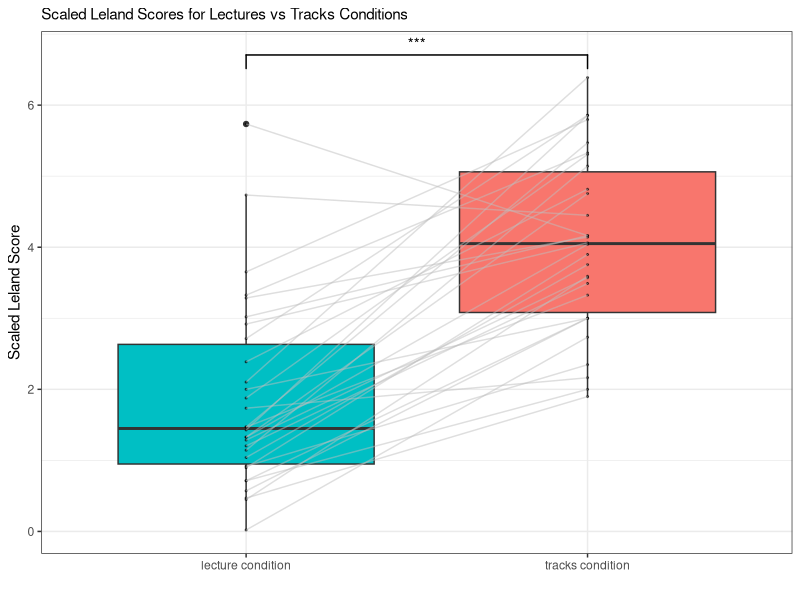
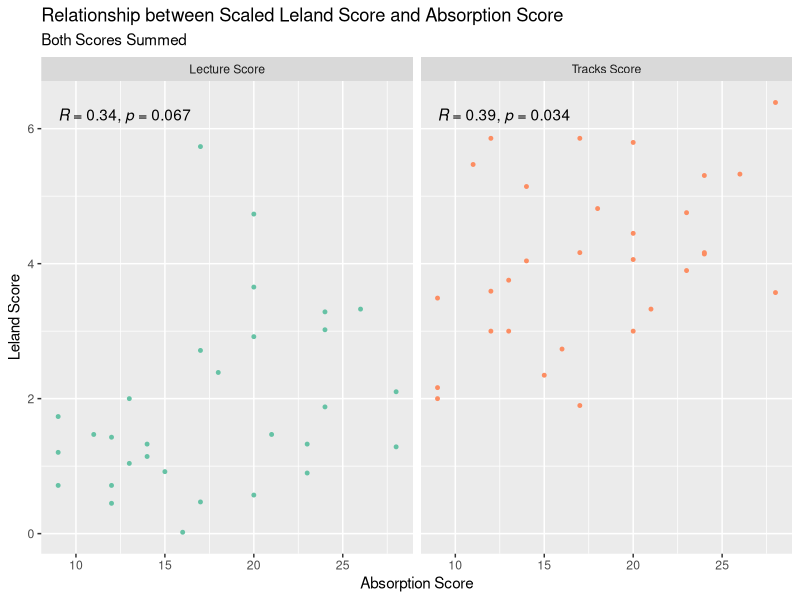
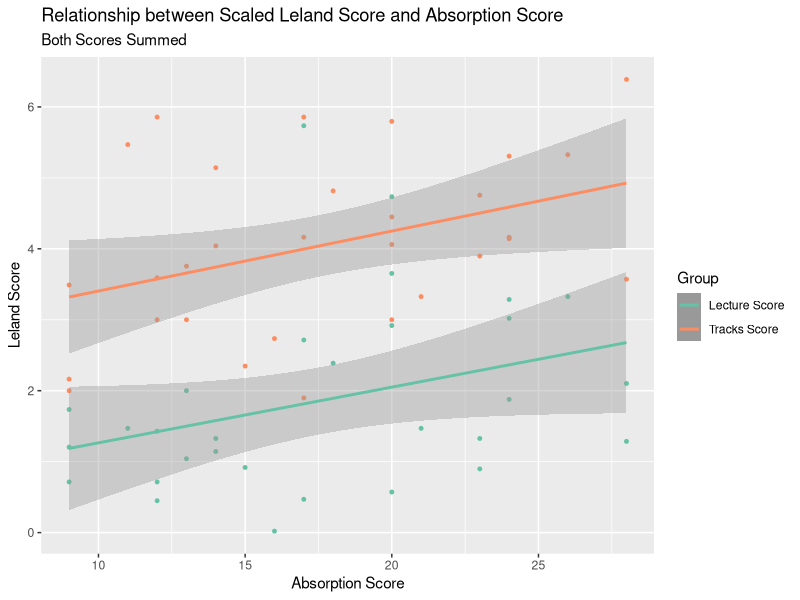
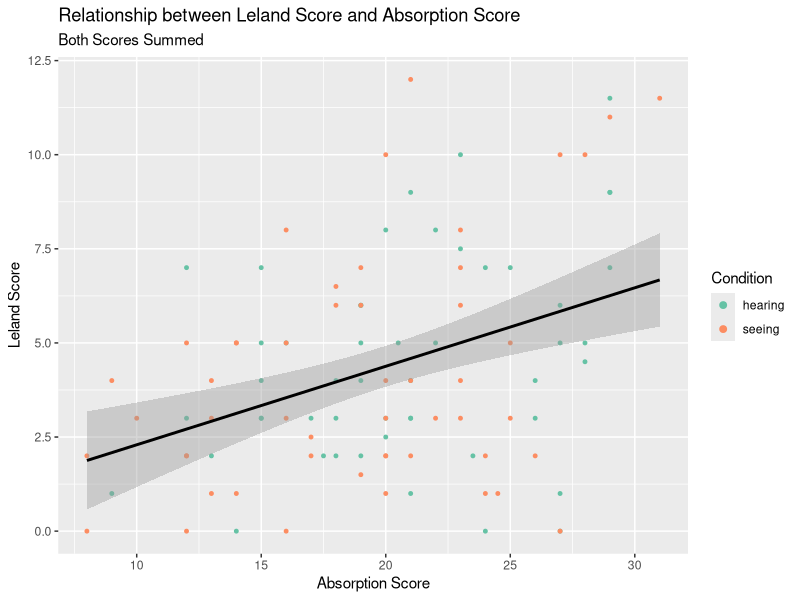
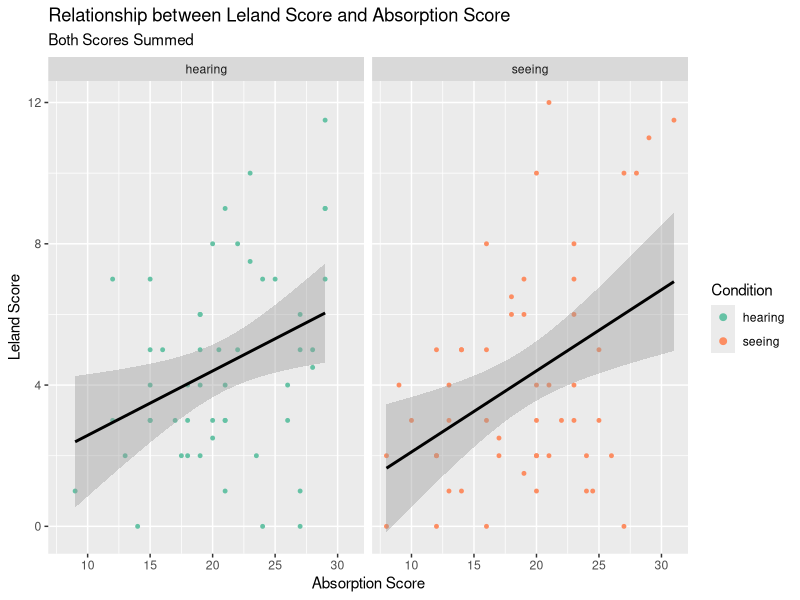

The R script that drew these images, in order:
## ---- chunk 1
#setting up file
knitr::opts_chunk$set(echo=F, warning=F, cache=F, message=F)
## ---- chunk 2
# loading necessary packages
library(tidyverse)
library(readxl)
library(ggpubr)
library(rstatix)
library(lme4)
library(lmerTest)
library(parameters)
library(ggsignif)
library(RColorBrewer)
## ---- chunk 3
# loading data study 1
s1 <- read_excel("leland_study1.xlsx", sheet = "study1_cleaned") %>%
   mutate(Age = as.numeric(Age))
## ---- chunk 4
# creating key 
key_s1 <- s1 %>% slice(1) %>% 
  mutate(across(everything(), as.character)) %>%
  pivot_longer(everything(), names_to = "qualtrics_question", values_to = "label")

# removing that first row from s1
s1 <- s1[-1,]

# filtering out people who didn't answer one (or more) of the sets of questions
# this leaves us with 30 participants
s1 <- s1 %>% subset(!(IndivID %in% c(1103, 1257, 1699, 1785))) 
## ---- chunk 5
# making absorption and Leland scores 
s1 <- s1 %>% 
  mutate(across((S1_Q10:S3_Q5_12), as.numeric)) %>% # making everything numeric again, many variables character type from labels
  mutate(absorption_score = rowSums(across(S1_Q10:S1_Q43), na.rm = T), # calculating absorption scores by summing
         leland_lecture_score = rowSums(across(c(S2_Q3_1:S2_Q3_5, S2_Q5_1:S2_Q5_8, S2_Q5_10, S2_Q5_12)), na.rm = T), # summing Leland lecture qs
         leland_tracks_score = rowSums(across(c(S3_Q3_1:S3_Q3_5, S3_Q5_1:S3_Q5_8, S2_Q5_10, S2_Q5_12)), na.rm = T)) #summing Leland tracks qs
## ---- chunk 6
# making a dataframe where all responses are scaled from 0-1
s1_scaled <- s1 %>% mutate(across(c(S2_Q3_1:S2_Q3_5, S2_Q5_1:S2_Q5_8, S2_Q5_10, S2_Q5_12), ~./7),
                           S2_Q4_1 = (S2_Q4_1 - 1)/9,
                           across(c(S3_Q3_1:S3_Q3_5, S3_Q5_1:S3_Q5_8, S2_Q5_10, S2_Q5_12), ~./7),
                           S3_Q4_1 = (S3_Q4_1 - 1)/9)

# summing scaled Leland scores
s1_scaled <- s1_scaled %>%
  mutate(leland_lecture_score_scaled = rowSums(across(c(S2_Q3_1:S2_Q3_5, S2_Q5_1:S2_Q5_8, S2_Q5_10, S2_Q5_12)), na.rm = T), # summing Leland lecture qs
         leland_tracks_score_scaled = rowSums(across(c(S3_Q3_1:S3_Q3_5, S3_Q5_1:S3_Q5_8, S2_Q5_10, S2_Q5_12)), na.rm = T)) #summing Leland tracks qs
## ---- chunk 7
# paired t-test on Leland questions MINUS peaceful question, but SCALED 
# maximum score of 15 (1pt/question, 15 questions)

## getting right data frame
s1_lelandt_scaled <- s1_scaled %>% 
  select(IndivID, leland_lecture_score_scaled, leland_tracks_score_scaled) %>% 
  pivot_longer(cols = -IndivID, names_to = "group", values_to = "score")

## summary stats
s1_lelandt_scaled %>%
    group_by(group) %>%
    get_summary_stats(score, type = "mean_sd")

## paired t-test
t_test(score ~ group, data = s1_lelandt_scaled, paired = TRUE)

## effect size
s1_lelandt_scaled  %>% cohens_d(score ~ group, paired = TRUE)
## ---- chunk 8
# box plot with lines
s1_lelandt_scaled %>%
  mutate(group = factor(group, labels = c("lecture condition", "tracks condition"))) %>% 
  ggplot( aes(x=group, y=score, fill=group)) +
    geom_boxplot() +
    geom_jitter(height = 0, width = 0.00,
      color="black", size=0.4, alpha=0.5) +
  geom_line(aes(group = IndivID), color = "grey", alpha = 0.5) +
  geom_signif(comparisons = list(c("lecture condition", "tracks condition")),
              annotations="***") +
    theme_bw() +
  scale_fill_manual(values = c("lecture condition" = "#00BFC4", "tracks condition" = "#F8766D")) +  # Swap lecture and tracks colors
    theme(
      legend.position="none",
      plot.title = element_text(size=11)
    ) +
    ggtitle("Scaled Leland Scores for Lectures vs Tracks Conditions") +
    xlab("") +
  ylab("Scaled Leland Score")

## ---- chunk 9
#correlation between absorption and lecture condition Leland score
lecture_abs_r <- cor.test(s1_scaled$absorption_score, s1_scaled$leland_lecture_score_scaled,
                             method = "pearson")
lecture_abs_r

#correlation between absorption and tracks condition Leland score
tracks_abs_r <- cor.test(s1_scaled$absorption_score, s1_scaled$leland_tracks_score_scaled,
                             method = "pearson")
tracks_abs_r
## ---- chunk 10
# minus peace SCALED

s1_scaled %>% 
  select(IndivID, leland_lecture_score_scaled, leland_tracks_score_scaled, absorption_score) %>% 
  rename(`Lecture Score` = leland_lecture_score_scaled, `Tracks Score` = leland_tracks_score_scaled) %>%
  pivot_longer(cols = c(`Lecture Score`, `Tracks Score`), names_to = "group", values_to = "score") %>%
  ggplot(aes(x=absorption_score, y=score)) + 
  geom_jitter(
    aes(color = group),
    height = 0, width = 0, 
              size = 1, alpha = 1) +
  #geom_smooth(aes(group = NULL), color = "black", method = "lm") +
  stat_cor(method = "pearson") +
  facet_wrap(~ group, ncol = 2) + 
  scale_color_brewer(palette = "Set2") +
  labs(title = "Relationship between Scaled Leland Score and Absorption Score",
       subtitle = "Both Scores Summed",
       x = "Absorption Score",
       y = "Leland Score",
       color = "Group") +
  theme(legend.position="none") +
   guides(color = guide_legend(override.aes = list(alpha = 1, size = 2)))
## ---- chunk 11
# model where score is predicted by group and absorption (and participant)

## data frame 
s1_m_np <- s1_scaled %>% 
  select(IndivID, leland_lecture_score_scaled, leland_tracks_score_scaled, absorption_score) %>% 
  pivot_longer(cols = c(leland_lecture_score_scaled, leland_tracks_score_scaled), names_to = "group", values_to = "score") %>%
  mutate(IndivID = factor(IndivID))

## mixed effects model without interaction 
s1.m <- lmer(score ~ scale(absorption_score, scale=F) + group + (1 | IndivID),
             data = s1_m_np)
parameters(s1.m)

## mixed effects model with interaction 
s1.m_int <- lmer(score ~ scale(absorption_score, scale=F) * group + (1 | IndivID),
             data = s1_m_np)
parameters(s1.m_int)

## ---- chunk 12

s1_scaled %>% 
  select(IndivID, leland_lecture_score_scaled, leland_tracks_score_scaled, absorption_score) %>% 
  rename(`Lecture Score` = leland_lecture_score_scaled, `Tracks Score` = leland_tracks_score_scaled) %>%
  pivot_longer(cols = c(`Lecture Score`, `Tracks Score`), names_to = "group", values_to = "score") %>%
  ggplot(aes(x=absorption_score, y=score)) + 
  geom_jitter(
    aes(color = group),
    height = 0, width = 0, 
              size = 1, alpha = 1) +
  geom_smooth(aes(color = group), method = "lm") +
  scale_color_brewer(palette = "Set2") +
  labs(title = "Relationship between Scaled Leland Score and Absorption Score",
       subtitle = "Both Scores Summed",
       x = "Absorption Score",
       y = "Leland Score",
       color = "Group") +
   guides(color = guide_legend(override.aes = list(alpha = 1, size = 2)))
## ---- chunk 13
# loading data study 2
s2_clean <- read_excel("leland_study2.xlsx", sheet = "study2_cleaned")
## ---- chunk 14
# making data set for reported Leland score in Study 2
s2 <- s2_clean %>% 
  select(IndivID, group, gender, tellegentotal, 
         Ipod, playcount,
         pq1, pq1d, pq2, pq2a, pq3, pq3c, pq4, pq4b, pq6, pq6c, pq7, pq7b,
         pq11, pq21, pq22a, pq22b, pq22c, pq22d) %>% 
  filter(Ipod < 3) #removing Ipod 3 person, that was a mistake

# renaming, cleaning up
s2 <- s2 %>%
  mutate(across(pq1:pq22d, na_if, 99)) %>% #making all 99 values (means "missing" into NAs)
  rename(condition = Ipod) %>% 
  mutate(condition = factor(ifelse(condition == 1, "hearing", "seeing")), #making the conditions clearer
         leland_score = rowSums(across(pq1:pq22d), na.rm = T)) %>% #creating Leland score
  filter(playcount >= 2) %>% #filtering out people who listened less than 2x
  filter(leland_score > 0 | if_any(pq1:pq22d, ~ !is.na(.))) # exclude rows with all NAs in Leland columns
## ---- chunk 15
# making dataset for Leland score that includes all questions (results reported in Appendix B)
s2_allq <- s2_clean %>% 
  select(IndivID, group, gender, tellegentotal, 
         Ipod, playcount,
         pq1, pq2, pq3, pq4, pq5, pq6, pq7, pq8, pq9, pq10,
         pq11, pq12, pq13, pq14, pq15, pq16, pq17, pq18, pq19, 
         pq20, pq21, pq22a, pq22b, pq22c, pq22d) %>% 
  filter(Ipod < 3) #removing Ipod 3 person, that was a mistake

# renaming, cleaning up
s2_allq <- s2_allq %>%
  mutate(across(pq1:pq22d, na_if, 99)) %>% #making all 99 values (means "missing" into NAs)
  rename(condition = Ipod) %>% 
  mutate(condition = factor(ifelse(condition == 1, "hearing", "seeing")), #making the conditions clearer
         leland_score = rowSums(across(pq1:pq22d), na.rm = T)) %>% #creating Leland score
  filter(playcount >= 2) %>% #filtering out people who listened less than 2x
  filter(leland_score > 0 | if_any(pq1:pq22d, ~ !is.na(.))) # exclude rows with all NAs in Leland columns
## ---- chunk 16
# making dataset for Leland score that includes all questions and all follow-ups (results reported in Appendix B)
s2_allq_allf <- s2_clean %>% 
  select(IndivID, group, gender, tellegentotal, 
         Ipod, playcount,
         pq1, pq1b, pq1c, pq1d, 
         pq2, pq2a, 
         pq3, pq3b, pq3c, 
         pq4, pq4a, pq4b, 
         pq5, pq5a, pq5b, 
         pq6, pq6b, pq6c, 
         pq7, pq7a, pq7b, 
         pq8, pq9, pq10,
         pq11, pq11a, pq11b, 
         pq12, pq13, pq14, pq15, pq16, pq17, pq18, pq19, 
         pq20, pq21, pq22a, pq22b, pq22c, pq22d) %>% 
  filter(Ipod < 3) #removing Ipod 3 person, that was a mistake

# renaming, cleaning up
s2_allq_allf <- s2_allq_allf %>%
  mutate(across(pq1:pq22d, na_if, 99)) %>% #making all 99 values (means "missing" into NAs)
  rename(condition = Ipod) %>% 
  mutate(condition = factor(ifelse(condition == 1, "hearing", "seeing")), #making the conditions clearer
         leland_score_plus = rowSums(across(pq1:pq22d), na.rm = T)) %>% #creating Leland score
  filter(playcount >= 2) %>% #filtering out people who listened less than 2x
  filter(leland_score_plus > 0 | if_any(pq1:pq22d, ~ !is.na(.))) # exclude rows with all NAs in Leland columns
## ---- chunk 17
# hearing vs. seeing--t-test reported in results of Study 2

## summary stats
s2 %>%
    group_by(condition) %>%
    get_summary_stats(leland_score, type = "mean_sd")

## survey questions 
t_test(leland_score ~ condition, data = s2)

## absorption
t_test(tellegentotal ~ condition, data = s2)
## ---- chunk 18
# did seeing people see more leland, hear more leland?

## dataframe
s2_seehear <- s2_allq_allf %>%
  select(IndivID, pq3, pq3b, pq3c,
         pq6, pq6b, pq6c, pq7, pq7a, pq7b,
         tellegentotal, condition, playcount) %>% 
  #rename(mentalimage = pq3, stronger = pq3b, eyes = pq3c) %>%
  #pivot_longer(cols = c(mentalimage, stronger, eyes), names_to = "question", values_to = "response")
  mutate(see_total = rowSums(across(pq3:pq3c), na.rm = T), 
         hear_total = rowSums(across(pq6:pq7), na.rm=T)) %>% 
  pivot_longer(cols = c(see_total, hear_total), names_to = "modality", values_to = "total")


# t-tests

##difference in seeing?
s2_seehear %>% filter(modality == "see_total") %>%
    group_by(condition) %>%
    get_summary_stats(total, type = "mean_sd")

t_test(total ~ condition, 
       data = s2_seehear %>% filter(modality == "see_total"))

##difference in hearing?
s2_seehear %>% filter(modality == "hear_total") %>%
    group_by(condition) %>%
    get_summary_stats(total, type = "mean_sd")

t_test(total ~ condition, 
       data = s2_seehear %>% filter(modality == "hear_total"))
## ---- chunk 19
# correlation between absorption and leland scores (conditions combined)
pearson_r <- cor.test(s2$tellegentotal, s2$leland_score,
                             method = "pearson")
pearson_r
## ---- chunk 20
# model where score is predicted by group and absorption (and participant?)

## data frame (all items, scaled)
s2_m <- s2 %>% 
  select(IndivID, condition, leland_score, playcount, tellegentotal) %>% 
  mutate(IndivID = factor(IndivID))

## linear model
s2.m <- lm(leland_score ~ scale(tellegentotal, scale=F) + playcount + condition, 
           data = s2_m)

parameters(s2.m)
## ---- chunk 21
# models with expanded scores (as reported in Appendix B)

## data frame (all items, scaled)
s2_m_allq <- s2_allq %>% 
  select(IndivID, condition, leland_score, playcount, tellegentotal) %>% 
  mutate(IndivID = factor(IndivID))

## linear model
s2.m_allq <- lm(leland_score ~ scale(tellegentotal, scale=F) + playcount + condition, 
           data = s2_m_allq)

parameters(s2.m_allq)

#---

## data frame (all items, scaled)
s2_m_allq_allf <- s2_allq_allf %>% 
  select(IndivID, condition, leland_score_plus, playcount, tellegentotal) %>% 
  mutate(IndivID = factor(IndivID))

## linear model
s2.m_allq_allf <- lm(leland_score_plus ~ scale(tellegentotal, scale=F) + playcount + condition, 
           data = s2_m_allq_allf)

parameters(s2.m_allq_allf)

## ---- chunk 22
#scores plotted against absorption  

## all together
s2 %>% 
  select(IndivID, leland_score, condition, tellegentotal) %>% 
  ggplot(aes(x=tellegentotal, y=leland_score, color = condition)) + 
  geom_jitter(
    aes(color = condition),
    height = 0, width = 0, 
              size = 1, alpha = 1) +
  geom_smooth(aes(condition = NULL), color = "black", method = "lm") +
  scale_color_brewer(palette = "Set2") +
  labs(title = "Relationship between Leland Score and Absorption Score",
       subtitle = "Both Scores Summed",
       x = "Absorption Score",
       y = "Leland Score",
       color = "Condition") +
   guides(color = guide_legend(override.aes = list(alpha = 1, size = 2)))

## faceted
s2 %>% 
  select(IndivID, leland_score, condition, tellegentotal) %>% 
  ggplot(aes(x=tellegentotal, y=leland_score)) + 
  geom_jitter(
    aes(color = condition),
    height = 0, width = 0, 
              size = 1, alpha = 1) +
  geom_smooth(aes(condition = NULL), color = "black", method = "lm") +
  facet_wrap(~ condition, ncol = 2) + 
  scale_color_brewer(palette = "Set2") +
  labs(title = "Relationship between Leland Score and Absorption Score",
       subtitle = "Both Scores Summed",
       x = "Absorption Score",
       y = "Leland Score",
       color = "Condition") +
   guides(color = guide_legend(override.aes = list(alpha = 1, size = 2)))

## ---- chunk 23
# These are student responses to the question "Did you have any other unusual experience that you associated with Leland?" 
## Quotes from these responses were selected and reported in the manuscript 

s2_clean %>% select(comments) %>% rename(`Did you have any other unusual experience that you associated with Leland?` = comments) %>% unique()
